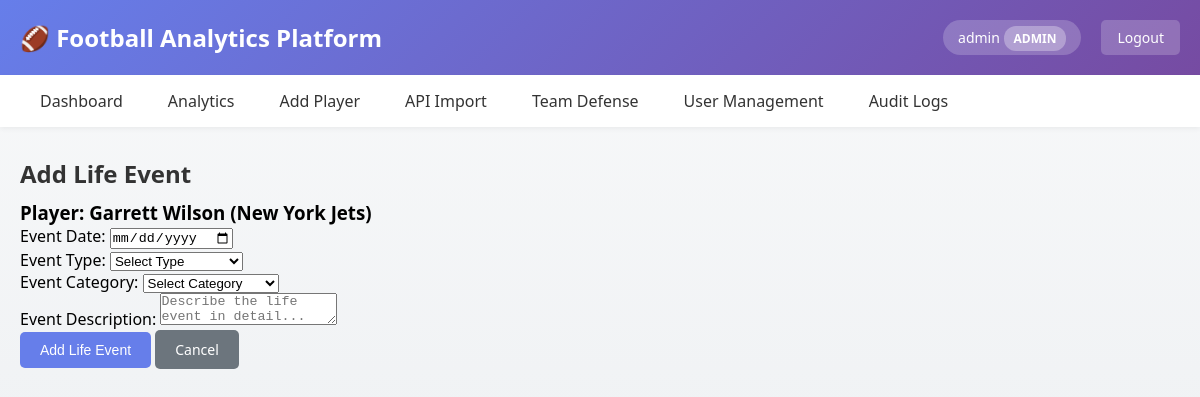
The app's page /add_life_event/1 (signed in) with its own data.
### app/main.py (models this page shows, shortened)
class User(UserMixin, db.Model):
    id = db.Column(db.Integer, primary_key=True)
    username = db.Column(db.String(80), unique=True, nullable=False)
    email = db.Column(db.String(120), unique=True, nullable=False)
    password_hash = db.Column(db.String(200), nullable=False)
    role = db.Column(db.String(20), nullable=False, default='viewer')  # admin, analyst, viewer
    created_at = db.Column(db.DateTime, default=datetime.utcnow)
    def is_admin(self):
        return self.role == 'admin'
    def is_analyst(self):
        return self.role in ['admin', 'analyst']

class Player(db.Model):
    id = db.Column(db.Integer, primary_key=True)
    name = db.Column(db.String(100), nullable=False)
    team = db.Column(db.String(100), nullable=False)
    position = db.Column(db.String(50), nullable=False)
    created_at = db.Column(db.DateTime, default=datetime.utcnow)
    stats = db.relationship('PlayerStats', backref='player', lazy=True, cascade='all, delete-orphan')
    life_events = db.relationship('LifeEvent', backref='player', lazy=True, cascade='all, delete-orphan')

### app/main.py (the view, shortened to what this page needs)
@app.route('/add_life_event/<int:player_id>', methods=['GET', 'POST'])
@login_required
@analyst_required
def add_life_event(player_id):
    player = Player.query.get_or_404(player_id)
    return render_template('add_life_event.html', player=player)

### app/main.py (called while the page is built)
@login_manager.user_loader
def load_user(user_id):
    return User.query.get(int(user_id))

def analyst_required(f):
    @wraps(f)
    def decorated_function(*args, **kwargs):
        if not current_user.is_authenticated or not current_user.is_analyst():
            flash('You need analyst privileges to access this page.', 'danger')
            return redirect(url_for('index'))
        return f(*args, **kwargs)
    return decorated_function

### templates/add_life_event.html (shortened to what this page needs)
{% extends "base.html" %}
{% block content %}
<h2>Add Life Event</h2>
<h3>Player: {{ player.name }} ({{ player.team }})</h3>
<form method="POST">
    <div class="form-group">
        <label for="event_date">Event Date:</label>
        <input type="date" id="event_date" name="event_date" required>
    </div>
    <div class="form-group">
        <label for="event_type">Event Type:</label>
        <select id="event_type" name="event_type" required>
            <option value="">Select Type</option>
        </select>
    </div>
    <div class="form-group">
        <label for="event_category">Event Category:</label>
        <select id="event_category" name="event_category" required>
            <option value="">Select Category</option>
        </select>
    </div>
    <div class="form-group">
        <label for="event_description">Event Description:</label>
        <textarea id="event_description" name="event_description" required placeholder="Describe the life event in detail..."></textarea>
    </div>
    <button type="submit" class="btn">Add Life Event</button>
    <a href="/player/{{ player.id }}" class="btn btn-secondary">Cancel</a>
</form>
{% endblock %}

### templates/base.html (shortened to what this page needs)
<!DOCTYPE html>
<html lang="en">
<head>
</head>
<body>
    <div class="header">
        <div class="header-content">
            <h1>🏈 Football Analytics Platform</h1>
            {% if current_user.is_authenticated %}
            <div class="user-info">
                <div class="user-badge">
                    {{ current_user.username }}
                    <span class="role-badge">{{ current_user.role }}</span>
                </div>
                <a href="{{ url_for('logout') }}" class="logout-btn">Logout</a>
            </div>
            {% endif %}
        </div>
    </div>
    {% if current_user.is_authenticated %}
    <nav>
        <ul>
            <li><a href="{{ url_for('index') }}">Dashboard</a></li>
            <li><a href="{{ url_for('analytics') }}">Analytics</a></li>
            {% if current_user.is_analyst() %}
            <li><a href="{{ url_for('add_player') }}">Add Player</a></li>
            <li><a href="{{ url_for('api_test') }}">API Import</a></li>
            <li><a href="{{ url_for('view_team_defense') }}">Team Defense</a></li>
            {% endif %}
            {% if current_user.is_admin() %}
            <li><a href="{{ url_for('admin_users') }}">User Management</a></li>
            <li><a href="{{ url_for('audit_logs') }}">Audit Logs</a></li>
            {% endif %}
        </ul>
    </nav>
    {% endif %}
    <div class="container">
        {% block content %}{% endblock %}
    </div>
</body>
</html>

### templates/base.html (style rules this page uses)
* { margin: 0; padding: 0; box-sizing: border-box; }
body { font-family: 'Segoe UI', Tahoma, Geneva, Verdana, sans-serif; background: linear-gradient(to bottom, #f8f9fa, #e9ecef); min-height: 100vh; }
.header { background: linear-gradient(135deg, #667eea 0%, #764ba2 100%); color: white; padding: 20px 0; box-shadow: 0 2px 10px rgba(0,0,0,0.1); }
.header-content { max-width: 1200px; margin: 0 auto; padding: 0 20px; display: flex; justify-content: space-between; align-items: center; }
.header h1 { font-size: 24px; display: flex; align-items: center; gap: 10px; }
.user-info { display: flex; align-items: center; gap: 20px; }
.user-badge { background: rgba(255, 255, 255, 0.2); padding: 8px 15px; border-radius: 20px; font-size: 14px; }
.role-badge { background: rgba(255, 255, 255, 0.3); padding: 4px 10px; border-radius: 12px; font-size: 12px; font-weight: bold; text-transform: uppercase; }
nav { background: white; box-shadow: 0 2px 5px rgba(0,0,0,0.05); position: sticky; top: 0; z-index: 100; }
nav ul { max-width: 1200px; margin: 0 auto; padding: 0 20px; list-style: none; display: flex; gap: 5px; }
nav a { display: block; padding: 15px 20px; color: #333; text-decoration: none; font-weight: 500; transition: background 0.3s, color 0.3s; }
.container { max-width: 1200px; margin: 30px auto; padding: 0 20px; }
.btn { display: inline-block; padding: 10px 20px; background: #667eea; color: white; text-decoration: none; border-radius: 5px; border: none; cursor: pointer; font-size: 14px; font-weight: 500; transition: background 0.3s; }
.btn-secondary { background: #6c757d; }
h2 { color: #333; margin-bottom: 10px; }
.logout-btn { background: rgba(255, 255, 255, 0.2); color: white; padding: 8px 16px; border-radius: 5px; text-decoration: none; font-size: 14px; transition: background 0.3s; }

### records on screen
User: username "admin", role "ADMIN"
Player: name "Garrett Wilson", team "New York Jets"
